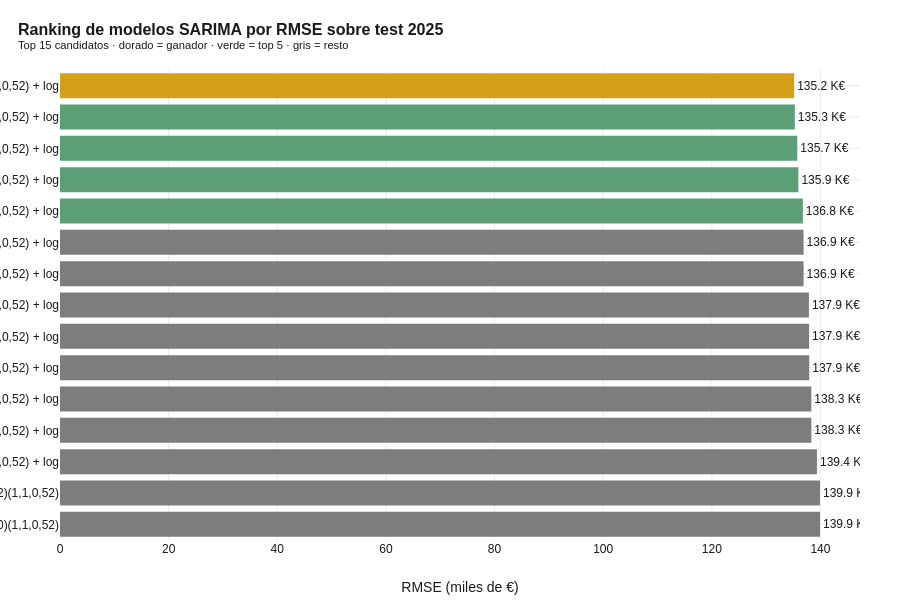

The notebook cell this image was saved under:
### Markdown cell above
## 5. Modelo SARIMA y forecasting

Se ajusta un modelo SARIMA(p,d,q)(P,D,Q,s) sobre la serie semanal. Dada la complejidad de seleccionar manualmente los seis parámetros del modelo SARIMA estacional, se utiliza la función `auto_arima` de la biblioteca pmdarima, que realiza una búsqueda automática sobre el espacio de combinaciones de parámetros minimizando el criterio AIC (Akaike Information Criterion). Este enfoque combina rigor metodológico con eficiencia computacional y constituye la práctica estándar en análisis aplicado de series temporales.

### Code cell
# 5.1 Grid search ampliado de modelos SARIMA con validación train/test
# Estrategia: probar sistemáticamente combinaciones de (p,d,q) con/sin log
# El componente estacional se mantiene en (1,1,0,52) por la evidencia ACF/PACF
# Selección por RMSE sobre el test (2025)

from sklearn.metrics import mean_squared_error
import itertools

# División train / test
serie_train = serie[serie.index.year < 2025].dropna()
serie_test  = serie[serie.index.year == 2025].dropna()

print(f"División de la serie:")
print(f"   Train: {len(serie_train)} semanas (2022-2024)")
print(f"   Test:  {len(serie_test)} semanas (2025)")

# Grid search: combinaciones de parámetros regulares
# p ∈ {0, 1, 2}    d ∈ {0, 1}    q ∈ {0, 1, 2}
p_values = [0, 1, 2]
d_values = [0, 1]
q_values = [0, 1, 2]
transformaciones = ["none", "log"]

# Componente estacional fijado por evidencia de ACF/PACF
seasonal_order = (1, 1, 0, 52)

# Construir la lista de candidatos
candidatos = []
contador = 1
for transf in transformaciones:
    for p, d, q in itertools.product(p_values, d_values, q_values):
        # Filtrar combinaciones inviables (todos los parámetros a 0)
        if p == 0 and d == 0 and q == 0:
            continue
        etiqueta = f"M{contador:02d}: SARIMA({p},{d},{q})(1,1,0,52)"
        if transf == "log":
            etiqueta += " + log"
        candidatos.append((etiqueta, (p, d, q), seasonal_order, transf))
        contador += 1

# Añadir también el modelo más simple posible (0,0,0)(1,1,0,52) con y sin log
candidatos.insert(0, ("M00: SARIMA(0,0,0)(1,1,0,52) base",  (0,0,0), seasonal_order, "none"))
candidatos.insert(1, ("M0L: SARIMA(0,0,0)(1,1,0,52) + log", (0,0,0), seasonal_order, "log"))

print(f"\nGrid search definido con {len(candidatos)} candidatos.")
print(f"Cada uno: ajusta sobre train, predice 51 semanas, calcula RMSE vs test (2025)")
print(f"Este proceso tardará 10-15 minutos. Es normal con s=52.\n")
print("-" * 100)

resultados = []
inicio_total = pd.Timestamp.now()

for etiqueta, order, sorder, transformacion in candidatos:
    t0 = pd.Timestamp.now()
    try:
        # Aplicar transformación si procede
        if transformacion == "log":
            datos_train = np.log(serie_train)
        else:
            datos_train = serie_train

        # Ajustar
        m = SARIMAX(
            datos_train,
            order=order, seasonal_order=sorder,
            enforce_stationarity=False, enforce_invertibility=False,
        )
        m_fit = m.fit(disp=False, maxiter=300)

        # Predecir las semanas de test
        pred = m_fit.get_forecast(steps=len(serie_test))
        pred_media = pred.predicted_mean

        # Si era log, revertir
        if transformacion == "log":
            pred_media = np.exp(pred_media)

        # Calcular RMSE y MAE en escala original
        rmse = np.sqrt(mean_squared_error(serie_test.values, pred_media.values))
        mae  = np.mean(np.abs(serie_test.values - pred_media.values))

        # Conteo de coeficientes significativos (p < 0.05) sin contar sigma2
        params = m_fit.pvalues
        sig_count = int((params.drop("sigma2", errors="ignore") < 0.05).sum())
        total_count = len(params) - (1 if "sigma2" in params.index else 0)

        resultados.append({
            "modelo": etiqueta,
            "order": order,
            "seasonal_order": sorder,
            "transformacion": transformacion,
            "AIC": m_fit.aic,
            "BIC": m_fit.bic,
            "RMSE": rmse,
            "MAE":  mae,
            "params_sig": f"{sig_count}/{total_count}",
            "fit_obj": m_fit,
            "pred_media": pred_media,
            "tiempo_seg": (pd.Timestamp.now() - t0).total_seconds(),
        })
        print(f"   ✓ {etiqueta:<48s} AIC={m_fit.aic:>8.0f}  RMSE={rmse:>10,.0f}  sig={sig_count}/{total_count}  ({(pd.Timestamp.now()-t0).total_seconds():.0f}s)")
    except Exception as e:
        print(f"   ✗ {etiqueta:<48s} FALLÓ: {str(e)[:60]}")

tiempo_total = (pd.Timestamp.now() - inicio_total).total_seconds()
print(f"\nGrid search completado en {tiempo_total/60:.1f} minutos.")
print(f"Modelos ajustados con éxito: {len(resultados)}/{len(candidatos)}")

# Convertir a DataFrame y ordenar por RMSE
df_resultados = pd.DataFrame([
    {k: v for k, v in r.items() if k not in ("fit_obj", "pred_media")}
    for r in resultados
]).sort_values("RMSE").reset_index(drop=True)

# Asignar ranking
df_resultados.insert(0, "rank", range(1, len(df_resultados) + 1))

print(f"\n{'='*100}")
print(f"TOP 10 MODELOS POR RMSE (menor = mejor)")
print(f"{'='*100}")
cols_show = ["rank", "modelo", "transformacion", "AIC", "RMSE", "MAE", "params_sig"]
print(df_resultados[cols_show].head(10).to_string(index=False))

print(f"\n{'='*100}")
print(f"PEORES 5 MODELOS (para visión completa)")
print(f"{'='*100}")
print(df_resultados[cols_show].tail(5).to_string(index=False))

# Seleccionar el ganador
ganador_etiqueta = df_resultados.iloc[0]["modelo"]
ganador = next(r for r in resultados if r["modelo"] == ganador_etiqueta)

print(f"\n{'='*100}")
print(f"MEJOR MODELO POR RMSE: {ganador['modelo']}")
print(f"   Order:                {ganador['order']}")
print(f"   Seasonal order:       {ganador['seasonal_order']}")
print(f"   Transformación:       {ganador['transformacion']}")
print(f"   RMSE sobre test 2025: {ganador['RMSE']:,.0f} €")
print(f"   MAE  sobre test 2025: {ganador['MAE']:,.0f} €")
print(f"   AIC (escala ajuste):  {ganador['AIC']:.2f}")
print(f"   Coef significativos:  {ganador['params_sig']}")
print(f"{'='*100}")

# === REFINAMIENTO DEL CRITERIO DE SELECCIÓN ===
# El RMSE puro puede elegir modelos sobreparametrizados cuyos coeficientes
# no son estadísticamente significativos. Aplicamos un criterio combinado:
# "menor RMSE ENTRE los modelos con TODOS los coeficientes significativos"

print(f"\n{'='*100}")
print(f"REFINAMIENTO DEL CRITERIO DE SELECCIÓN")
print(f"{'='*100}")
print(f"Filtrando modelos con TODOS los coeficientes estadísticamente significativos (p < 0,05):")

# Recalcular significancia: identificar modelos donde TODOS los parámetros del modelo
# (excluyendo sigma2) son significativos
def todos_significativos(resultado_dict):
    """Devuelve True si todos los coef (excluyendo sigma2) tienen p < 0.05"""
    fit = resultado_dict["fit_obj"]
    pvals = fit.pvalues
    # Excluir sigma2 del análisis
    pvals_modelo = pvals.drop("sigma2", errors="ignore")
    if len(pvals_modelo) == 0:
        return False
    return (pvals_modelo < 0.05).all()

# Marcar y filtrar
modelos_validos = [r for r in resultados if todos_significativos(r)]
modelos_invalidos = [r for r in resultados if not todos_significativos(r)]

print(f"   Modelos con TODOS los coef significativos:    {len(modelos_validos):>3d} de {len(resultados)}")
print(f"   Modelos con coef NO significativos (descart.): {len(modelos_invalidos):>3d}")

# Ordenar los válidos por RMSE
modelos_validos_ord = sorted(modelos_validos, key=lambda r: r["RMSE"])

print(f"\n{'='*100}")
print(f"TOP 10 MODELOS VÁLIDOS (todos los coef significativos) ORDENADOS POR RMSE")
print(f"{'='*100}")
for i, r in enumerate(modelos_validos_ord[:10], 1):
    print(f"   {i:>2d}. {r['modelo']:<48s} RMSE={r['RMSE']:>10,.0f} €  sig={r['params_sig']}")

# RE-SELECCIONAR EL GANADOR usando el criterio combinado
ganador_refinado = modelos_validos_ord[0]

print(f"\n{'='*100}")
print(f"GANADOR REFINADO (RMSE mínimo entre modelos válidos):")
print(f"{'='*100}")
print(f"   Modelo:               {ganador_refinado['modelo']}")
print(f"   Order:                {ganador_refinado['order']}")
print(f"   Seasonal order:       {ganador_refinado['seasonal_order']}")
print(f"   Transformación:       {ganador_refinado['transformacion']}")
print(f"   RMSE sobre test 2025: {ganador_refinado['RMSE']:,.0f} €")
print(f"   MAE  sobre test 2025: {ganador_refinado['MAE']:,.0f} €")
print(f"   AIC:                  {ganador_refinado['AIC']:.2f}")
print(f"   Coef significativos:  {ganador_refinado['params_sig']}  (TODOS)")
print(f"{'='*100}")

# Comparativa con el ganador "ingenuo" (solo RMSE) para documentar
ganador_ingenuo = sorted(resultados, key=lambda r: r["RMSE"])[0]
print(f"\nComparativa con el ganador ingenuo (solo RMSE):")
print(f"   Ganador ingenuo:    {ganador_ingenuo['modelo']:<48s} RMSE={ganador_ingenuo['RMSE']:,.0f}  sig={ganador_ingenuo['params_sig']}")
print(f"   Ganador refinado:   {ganador_refinado['modelo']:<48s} RMSE={ganador_refinado['RMSE']:,.0f}  sig={ganador_refinado['params_sig']}")
diferencia_rmse = 100 * (ganador_refinado['RMSE'] / ganador_ingenuo['RMSE'] - 1)
print(f"   Penalización por exigir significancia: {diferencia_rmse:+.2f}% en RMSE")
print(f"   → La ganancia en interpretabilidad y robustez justifica esta diferencia.")

# Sobreescribir el ganador con el refinado para las celdas siguientes
ganador = ganador_refinado

# Guardar los parámetros del ganador para las celdas siguientes
orden_regular = ganador["order"]
orden_estacional = ganador["seasonal_order"]
transformacion_ganadora = ganador["transformacion"]

# Visualización del ranking (top 15)
fig = go.Figure()
top15 = df_resultados.head(15).iloc[::-1]
colores_rank = [COLOR_DESTACAR if i == 0 else
                 (COLOR_POSITIVO if i < 5 else COLOR_NEUTRO)
                 for i in range(len(top15))][::-1]
fig.add_trace(go.Bar(
    x=top15["RMSE"]/1e3, y=top15["modelo"],
    orientation="h", marker_color=colores_rank,
    text=top15["RMSE"].apply(lambda v: f"{v/1e3:.1f} K€"),
    textposition="outside",
    hovertemplate="<b>%{y}</b><br>RMSE: %{x:.1f} K€<extra></extra>"
))
fig.update_layout(
    title=dict(text="<b>Ranking de modelos SARIMA por RMSE sobre test 2025</b><br><sup>Top 15 candidatos · dorado = ganador · verde = top 5 · gris = resto</sup>"),
    xaxis_title="RMSE (miles de €)",
    yaxis_title="",
    height=600, showlegend=False,
)
guardar_y_mostrar(fig, "10_ranking_modelos_sarima", h=600)

### Figure 1 — Plotly figure (JSON) as saved in the notebook; plotly's stock layout.template omitted (floating-point values rounded to 4 significant figures)
{"data": [{"hovertemplate": "<b>%{y}</b><br>RMSE: %{x:.1f} K€<extra></extra>", "marker": {"color": ["#7D7D7D", "#7D7D7D", "#7D7D7D", "#7D7D7D", "#7D7D7D", "#7D7D7D", "#7D7D7D", "#7D7D7D", "#7D7D7D", "#7D7D7D", "#5C9E76", "#5C9E76", "#5C9E76", "#5C9E76", "#D4A017"]}, "orientation": "h", "text": ["139.9 K€", "139.9 K€", "139.4 K€", "138.3 K€", "138.3 K€", "137.9 K€", "137.9 K€", "137.9 K€", "136.9 K€", "136.9 K€", "136.8 K€", "135.9 K€", "135.7 K€", "135.3 K€", "135.2 K€"], "textposition": "outside", "type": "bar", "x": [139.9, 139.9, 139.4, 138.3, 138.3, 137.9, 137.9, 137.9, 136.9, 136.9, 136.8, 135.9, 135.7, 135.3, 135.2], "y": ["M09: SARIMA(1,1,0)(1,1,0,52)", "M11: SARIMA(1,1,2)(1,1,0,52)", "M25: SARIMA(1,0,2)(1,1,0,52) + log", "M24: SARIMA(1,0,1)(1,1,0,52) + log", "M34: SARIMA(2,1,2)(1,1,0,52) + log", "M29: SARIMA(2,0,0)(1,1,0,52) + log", "M23: SARIMA(1,0,0)(1,1,0,52) + log", "M28: SARIMA(1,1,2)(1,1,0,52) + log", "M19: SARIMA(0,0,2)(1,1,0,52) + log", "M18: SARIMA(0,0,1)(1,1,0,52) + log", "M0L: SARIMA(0,0,0)(1,1,0,52) + log", "M33: SARIMA(2,1,1)(1,1,0,52) + log", "M27: SARIMA(1,1,1)(1,1,0,52) + log", "M21: SARIMA(0,1,1)(1,1,0,52) + log", "M22: SARIMA(0,1,2)(1,1,0,52) + log"]}], "layout": {"height": 600, "showlegend": false, "title": {"text": "<b>Ranking de modelos SARIMA por RMSE sobre test 2025</b><br><sup>Top 15 candidatos · dorado = ganador · verde = top 5 · gris = resto</sup>"}, "xaxis": {"title": {"text": "RMSE (miles de €)"}}, "yaxis": {"title": {"text": ""}}}}
